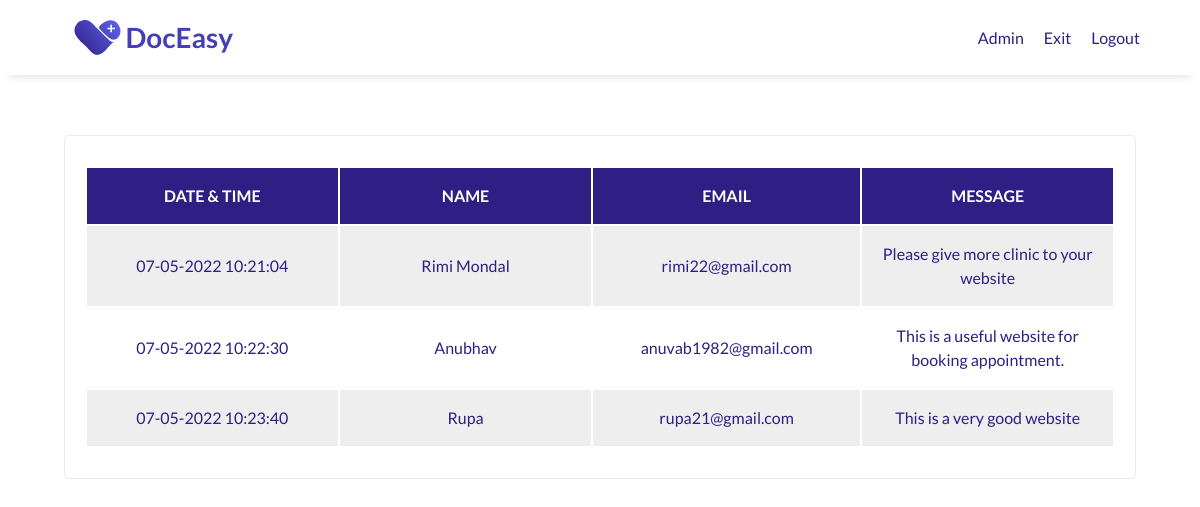
The app's page /public/feedback/adminFeedback.php (signed in), older data.
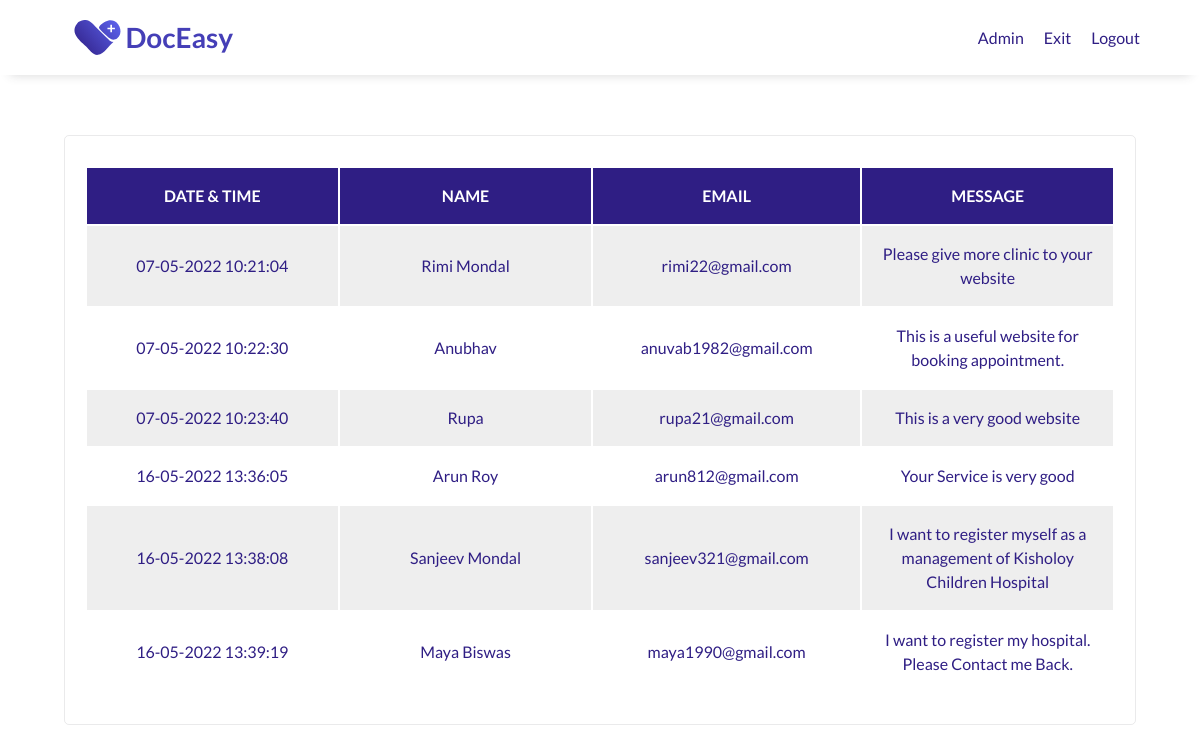
The same page, newer data.
### tables this page shows
CREATE TABLE `doceasy_feedback` (
  `feedback_no` int(5) NOT NULL,
  `name` varchar(50) NOT NULL,
  `email` varchar(50) NOT NULL,
  `message` varchar(500) NOT NULL,
  `date_time` varchar(50) NOT NULL
);

### public/feedback/adminFeedback.php (the view, shortened to what this page needs)
<?php
include "../config.php";
if ($_SESSION["loggedIn"]) {
?>
    <!DOCTYPE html>
    <html lang="en">
    <head>
        <link rel="stylesheet" type="text/css" href="/assets/css/userHistory.css" />
    </head>
    <body>
        <?php
        $sql = "SELECT * FROM doceasy_feedback";
        $result = $conn->query($sql);
        $row = $result->fetch_assoc();
        if ($row) {
        ?>
            <header id="header">
                <div class="logo">
                    <a href="/index.php">
                        <img class="logo-img" id="header-img" src="/assets/images/doceasy/doceasy-logo.svg" alt="DocEasy logo" />
                    </a>
                </div>
                <nav id="nav-bar">
                    <ul>
                        <li><a class="nav-link" href="#"><?php echo "Admin"  ?></a></li>
                        <li><a class="nav-link" href="/public/dashboard/adminDash.php">Exit</a></li>
                        <li><a class="nav-link" href="/public/logout/adminLogout.php">Logout</a></li>
                    </ul>
                </nav>
            </header>
            <main>
                <section id="table">
                    <div class="container">
                        <div class="card">
                            <table>
                                <tr>
                                    <th>DATE & TIME</th>
                                    <th>NAME</th>
                                    <th>EMAIL</th>
                                    <th>MESSAGE</th>
                                </tr>
                                <?php
                                while ($row = $result->fetch_assoc()) {
                                ?>
                                    <tr>
                                        <td> <?php echo $row["date_time"]; ?> </td>
                                        <td> <?php echo $row["name"]; ?> </td>
                                        <td> <?php echo $row["email"]; ?> </td>
                                        <td> <?php echo $row["message"]; ?> </td>
                                    </tr>
                                <?php }
                                ?>
                            </table>
                        </div>
                    </div>
                </section>
            </main>
    </body>
<?php
        } else {
            echo "No Record Found";
        }
    } else {
        header("Location: ../login/adminLogin.php");
    }
?>
    </html>

Row changes from the older to the newer data that the page shows:
added doceasy_feedback: date_time "16-05-2022 13:36:05", name "Arun Roy", email "arun812@gmail.com", message "Your Service is very good"
added doceasy_feedback: date_time "16-05-2022 13:38:08", name "Sanjeev Mondal", email "sanjeev321@gmail.com", message "I want to register myself as a management of Kisholoy Children Hospital"
added doceasy_feedback: date_time "16-05-2022 13:39:19", name "Maya Biswas", email "maya1990@gmail.com", message "I want to register my hospital. Please Contact me Back."
